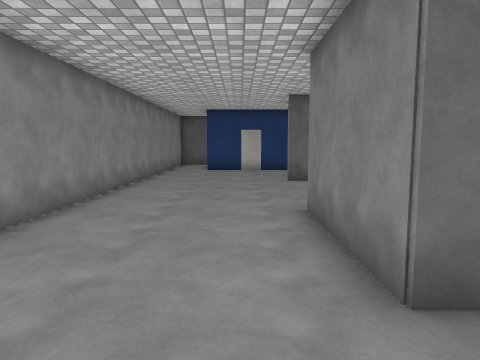
View 1 (above)

24 first-person views from a walk through a scene from a Unity 3-D project. The camera is 1.3 m above the floor, tilts 6° down and sees 70° across. Doors are open. The floor is counted in squares, 1 m on a side. Each view is taken from the middle of a square. On the plan, view 1 faces up. The plan holds only what a view shows up to about 15 squares ahead; the rest is blank. The place goes on beyond the plan. The player character is not drawn. Surface patterns are stand-ins for the level's own textures.

View 2
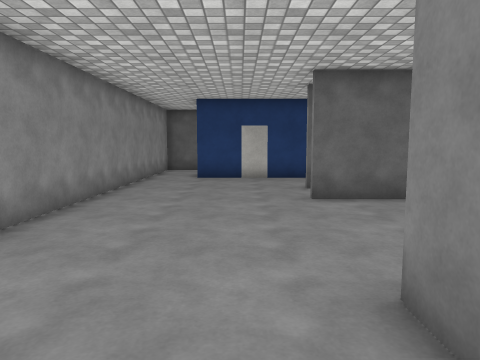

View 3
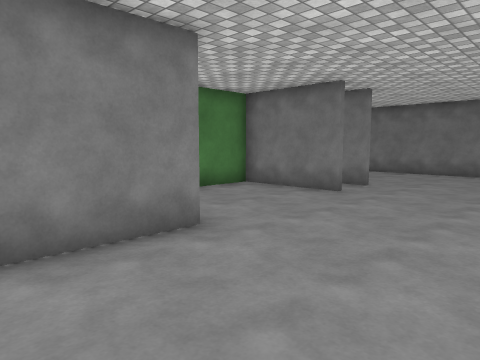

View 4
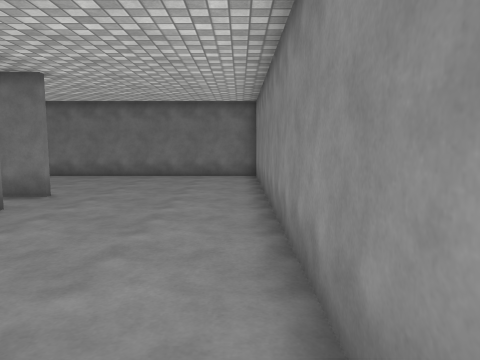

View 5
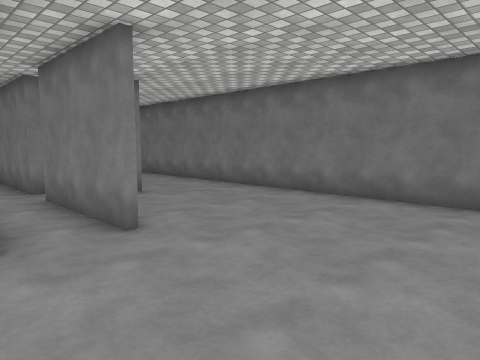

View 6
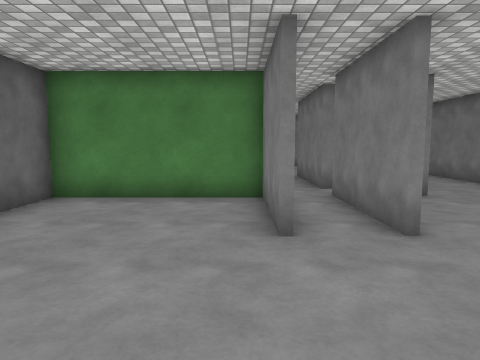

View 7
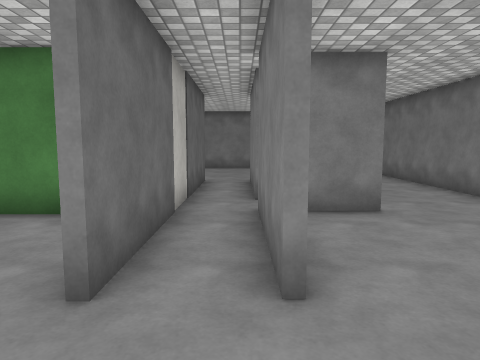

View 8
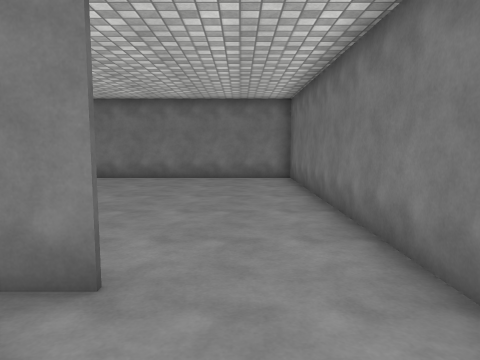

View 9
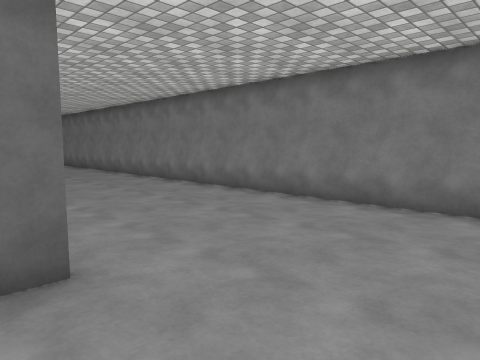

View 10
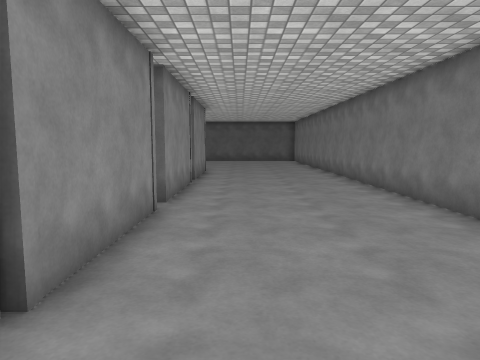

View 11
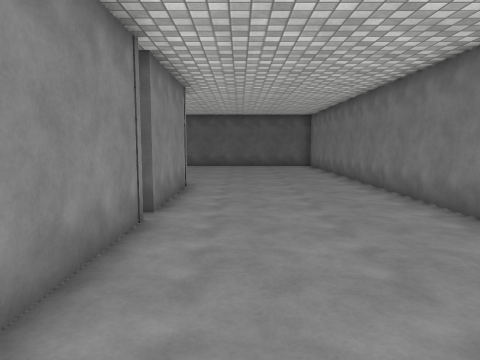

View 12
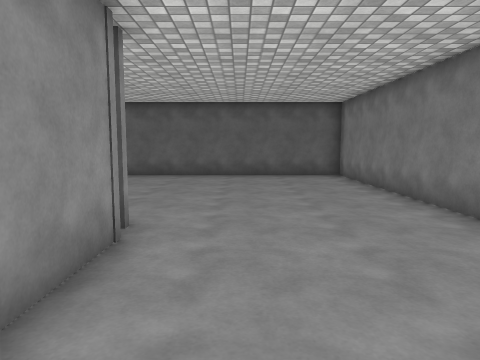

View 13
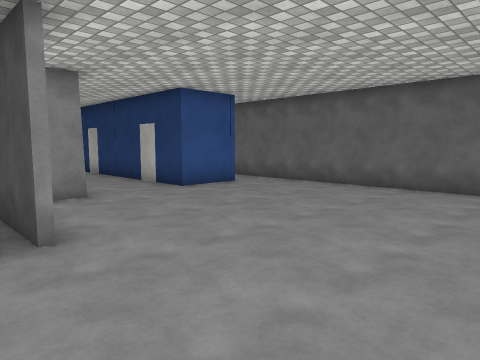

View 14
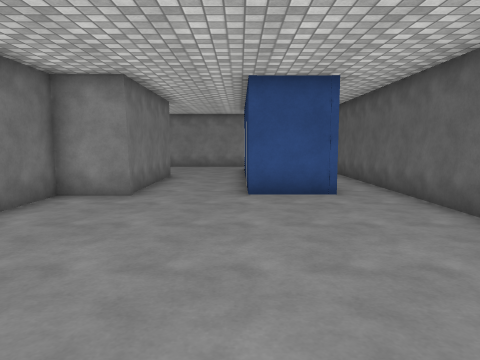

View 15
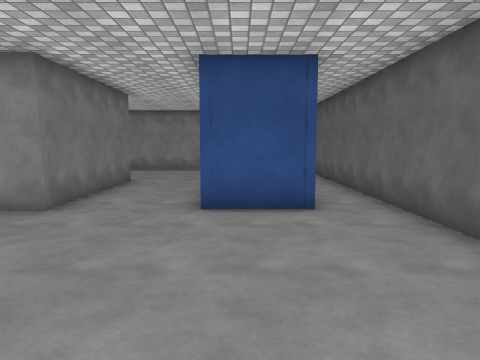

View 16
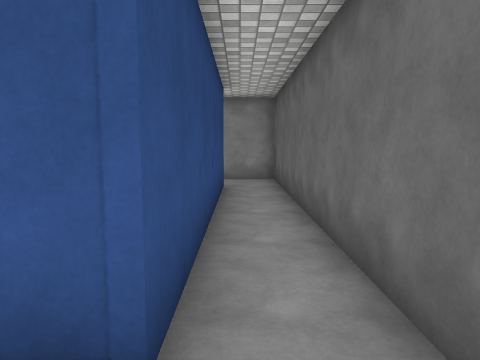

View 17
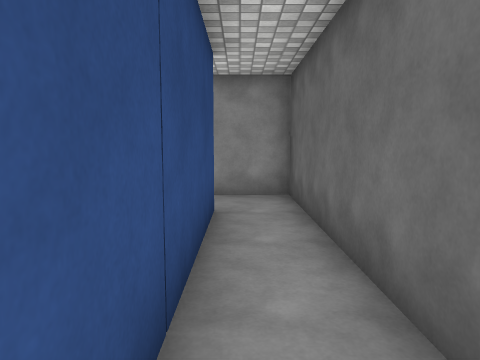

View 18
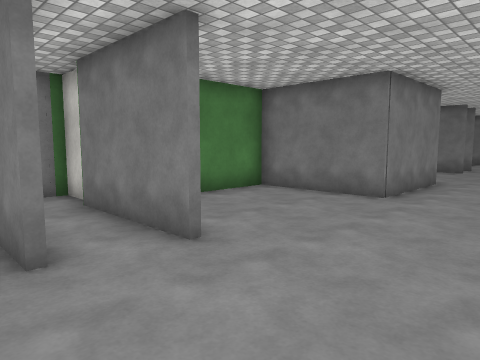

View 19
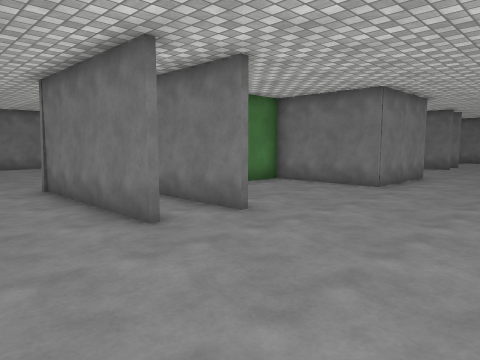

View 20
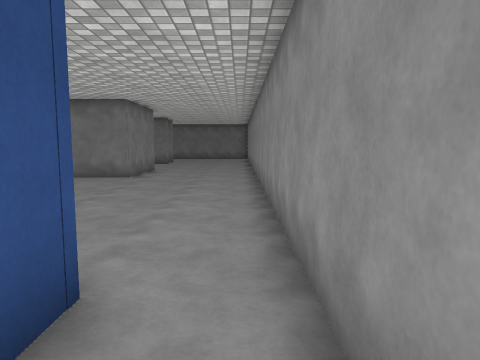

View 21
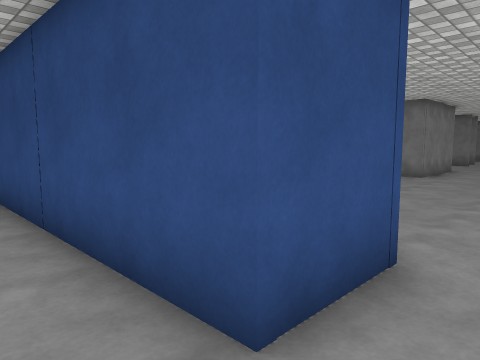

View 22
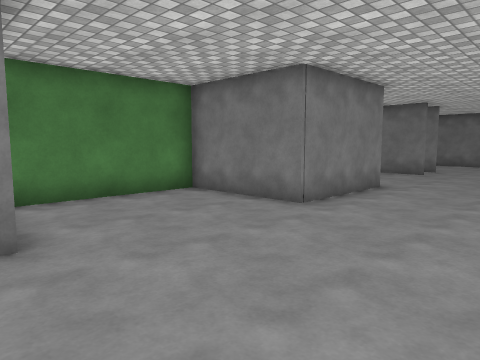

View 23
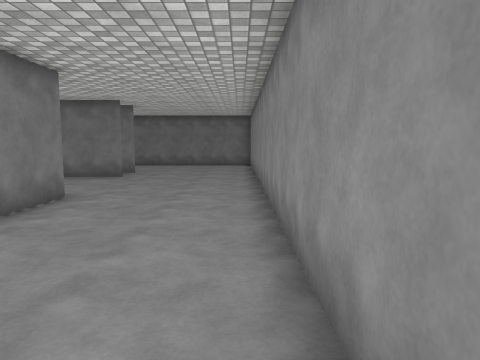

View 24
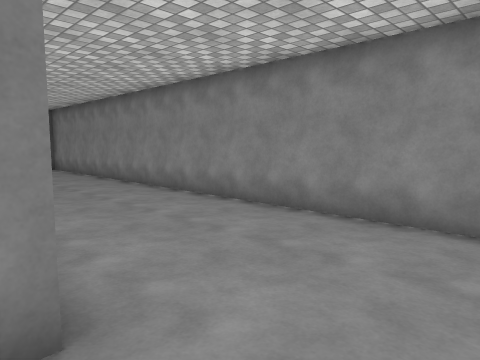

### Floor plan
Points are (right, up) in squares from view 1. A wall is a line through its corners. A room is listed if a view was taken in it or the views show most of it. See-through windows are left out.
Room 1 (views 1, 2, 3, 4, 5, 6, 7, 8, 9, 10, 11, 12, 13, 14, 15, 16, 17, 18, 19, 20, 21, 22, 23, 24)
walls: (6.1, 12) (7.2, 12); (4, 12.1) (1.6, 12.1); (1.6, 12.3) (5.5, 12.3); (1.9, 2.6) (1.3, 2.6) (1.3, 6.8) (5.3, 6.8) (5.3, 11.4); (11.3, 6.9) (11.3, 2.5); (1.9, 14.1) (7.4, 14.1) (7.4, 12.3) (9.5, 12.3); (11.3, 11.8) (11.3, 7.4); (11.3, 1.8) (11.3, -2.5); (7.2, 17.2) (-1.6, 17.2) (-1.6, 19.5) (7.2, 19.5) (7.2, 17.2); (5.6, -2.8) (1.6, -2.8); (1.6, -2.6) (5.3, -2.6) (5.3, 2.6) (3.4, 2.6); (1.8, -4.4) (5.8, -4.4); (11.1, -4.6) (10.5, -4.6); (5.6, -6.8) (5.6, -5.2); (6.9, -6.8) (6.9, -4.4); (-3.7, 21.3) (-3.7, -9.9) (17.2, -9.9) (17.2, 21.3) (-3.7, 21.3)
ways out: opening at (6, -4) to room 2; opening at (11, -4) to room 2
Room 2 (no view inside)
walls: (6.9, -4.4) (11.1, -4.4); (11.1, -2.8) (5.6, -2.8)
ways out: opening at (6, -4) to room 1; opening at (11, -4) to room 1

Positions as (right, up) in squares from view 1, and headings:
1: (0, 0), facing up
2: (0, 4), facing up
3: (-3, 6), facing down-right
4: (-3, 4), facing down
5: (-3, -2), facing down-right
6: (-3, -2), facing right
7: (-1, -4), facing right
8: (4, -8), facing right
9: (10, -8), facing up-right
10: (13, -5), facing up
11: (13, 1), facing up
12: (13, 7), facing up
13: (16, 11), facing up-left
14: (16, 17), facing left
15: (14, 18), facing left
16: (9, 20), facing left
17: (5, 20), facing left
18: (-2, 15), facing down-right
19: (-3, 17), facing down-right
20: (-3, 20), facing down
21: (-3, 21), facing down-right
22: (-3, 13), facing down-right
23: (-3, 11), facing down
24: (2, 9), facing down-left
